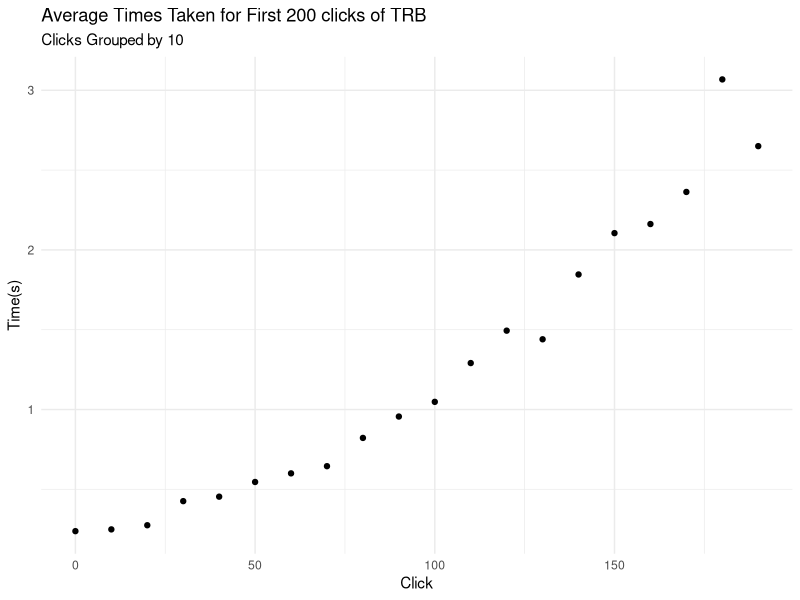

Write the R code that produced this figure.
## ---- chunk 1
knitr::opts_chunk$set(echo = TRUE)
library(tidyverse)
## ---- chunk 2
click_times <- read_csv("../../static/data/2020-09-16-newsroom_clicks.csv")
## ---- chunk 3
 
click_times %>%
  mutate(by10 = (click-1) %/% 10) %>%
  group_by(by10) %>%
  summarise(avg_delay = mean(delay)) %>%
  ggplot() +
  geom_point(aes(x=by10*10, y=avg_delay)) +
  labs(
    title="Average Times Taken for First 200 clicks of TRB",
    subtitle="Clicks Grouped by 10",
    x="Click",
    y="Time(s)" 
  ) +
  theme_minimal()
## ---- chunk 4
read_csv("../../static/data/2020-09-16-link_tib.csv") %>%
  knitr::kable(booktabs=TRUE,
               col.names = "URL")
## ---- chunk 5
results <- read_csv("../../static/data/2020-09-16-results.csv") 

results %>% 
  select(issuer,date,title,plain_text) %>%
  mutate(title = stringr::str_trunc(title, 75),
         plain_text = stringr::str_trunc(plain_text, 75)) %>% 
  knitr::kable(format="html",
               booktabs = TRUE,
               col.names = c("Issuer","Date","Title","Plain Text")) %>%
  kableExtra::column_spec(1, width="12em")
